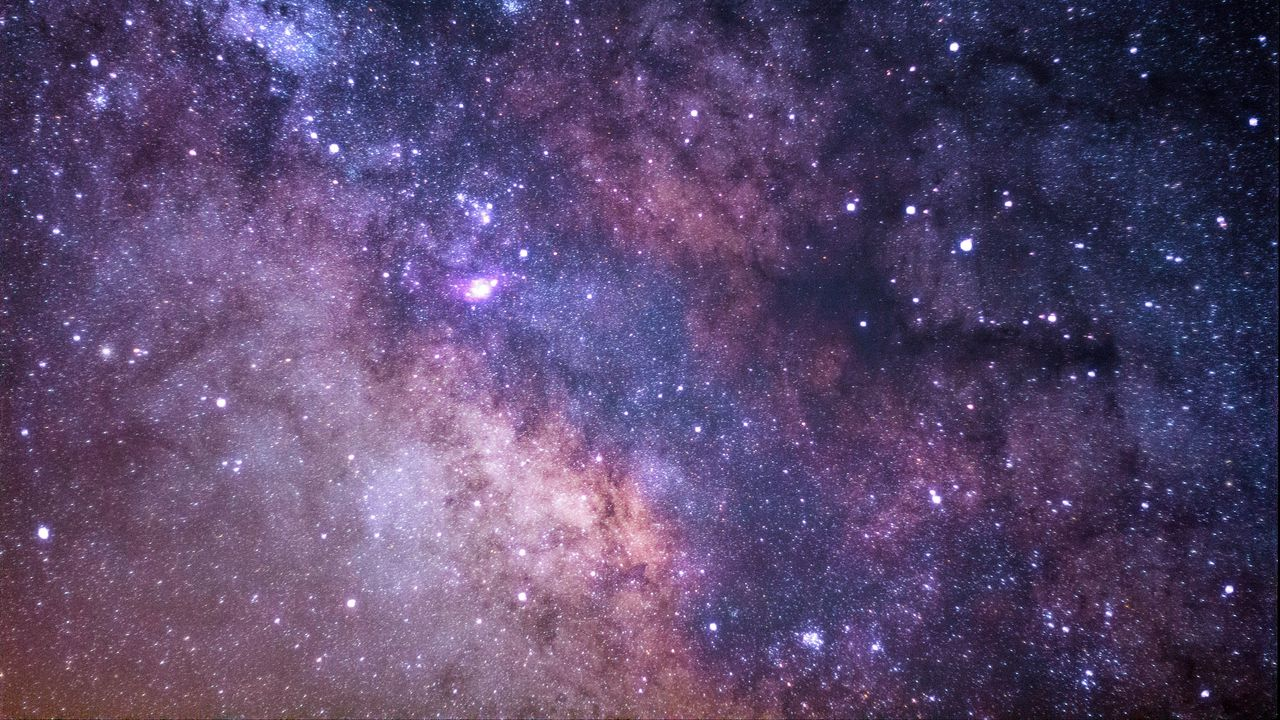
#> input picture src/OpenCV/project1/space.jpeg, 1280 x 720 px
$ python chromakeying7.py
#> lines starting #> are read from the running program, lines starting #| are printed output that depends on the picture; after the words box and inside, x2 and y2 are one past the last pixel; in counts of white or black regions, pixels touching at a corner belong together; pictures that were not available may be replaced by others from this repository, and a replacement may not be noted
'''
Instructions:

1 - Select the input_video and define the output_video [in __main__]
2 - Select the background [in __main__]
3 - Execute this script
4 - Select a square patch (click and maintain, draw rectangle, then release)
5 - Adjust the slider for the tolerance.
6 - Press y to launch.

'''

import cv2
import numpy as np

### Helpers
def mean_hue(image):
    return int(np.mean(cv2.cvtColor(image, cv2.COLOR_BGR2HSV)[:, :, 0]))

def transform(image, mean_color, tolerance_threshold):
    pass

### Callback functions
def color_patch_selector(action, x, y, flags, userdata):

    # Referencing global variables
    global mean_color, dummy, topleft, bottomright

    # Action to be taken when left mouse button is pressed
    if action==cv2.EVENT_LBUTTONDOWN:
        topleft = (x,y)
        # Mark the vertex
        cv2.circle(source, topleft, 1, (255, 0, 0), 2, cv2.LINE_AA)
        cv2.imshow("Patch selection", source)

    # Action to be taken when left mouse button is released
    elif action==cv2.EVENT_LBUTTONUP:
        bottomright = (x,y)
        # Mark the vertex
        cv2.circle(source, bottomright, 1, (255, 0, 0), 2, cv2.LINE_AA)

        # Draw selected patch
        cv2.rectangle(source, topleft, bottomright, (255, 0, 0), 2, cv2.LINE_AA)
        cv2.imshow("Patch selection", source)

        # Get the mean hue value of the selected patch
        patch = dummy[topleft[1]:bottomright[1], topleft[0]:bottomright[0]]
        mean_color = mean_hue(patch)

def hue_tolerance(*args):
    global tolerance
    tolerance = args[0]

if __name__ == "__main__":
    # I/O
    input_video = "greenscreen-asteroid.mp4"
    output_video = "background-asteroid.mp4"

    # Video Init
    cap = cv2.VideoCapture(input_video)
    w = int(cap.get(cv2.CAP_PROP_FRAME_WIDTH))
    h = int(cap.get(cv2.CAP_PROP_FRAME_HEIGHT))
    out = cv2.VideoWriter(output_video,cv2.VideoWriter_fourcc('M','J','P','G'), 20, (w, h))

    # Background
    background = cv2.imread("space.jpeg")
#> background is the input picture: shape (720, 1280, 3); mean B, G, R 110.4, 72.4, 90.2
    background = cv2.resize(background, dsize=(w, h), interpolation=cv2.INTER_AREA)
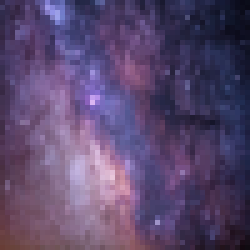
#> background: shape (50, 50, 3) (shown 5 times larger); mean B, G, R 110.4, 72.4, 90.2

    cv2.namedWindow("Patch selection", flags=cv2.WINDOW_NORMAL)
    instructions = "Select a square, adjust the tolerance then press y to confirm."

    # Callback parameters
    mean_color = 90 # middle of green hue value, initalization
    trackbar_name = "Tolerance value."
    tolerance = 1
    scale = 30

    # Frame from which to select the background
    _, source = cap.read()
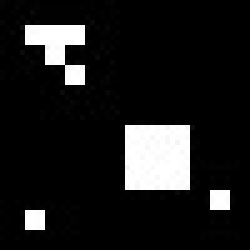
#> input picture frame 2 of src/OpenCV/week3/4-morphingFromScratch/dilationScratch.avi, 50 x 50 px, given in place of greenscreen-asteroid.mp4, which was not available (shown 5 times larger)
#> source is the input picture: shape (50, 50, 3); min 0, max 255, mean 28.9
    dummy = source.copy()

    # Setting callbacks
    cv2.setMouseCallback("Patch selection", color_patch_selector)
    cv2.createTrackbar(trackbar_name, "Patch selection", tolerance, scale, hue_tolerance)

    k = 0
    cv2.putText(source, instructions, (5, 20), cv2.FONT_HERSHEY_SIMPLEX, 0.8,
                (0, 0, 255), 2)
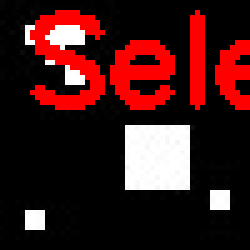
#> source: shape (50, 50, 3) (shown 5 times larger); 15.24% of pixels changed, all inside (x1, y1, x2, y2) = (6, 2, 50, 22)
    cv2.imshow("Patch selection", source)
    while k != ord("y") :
        # Here to exit
        k = cv2.waitKey(20) & 0xFF
#> (key Esc is pressed here)

    cv2.destroyWindow("Patch selection")

    cv2.namedWindow("Display", flags=cv2.WINDOW_NORMAL)
    while True:
        ret, frame = cap.read()
        if not ret:
            break

        hsv = cv2.cvtColor(frame, cv2.COLOR_BGR2HSV)

        # Upper-bound and lower bound for hue value
        lower_bound = (mean_color - tolerance, 120, 70)
        upper_bound = (mean_color + tolerance, 255, 255)

        # Replacing the background
        mask = cv2.inRange(hsv, lower_bound, upper_bound) # add morph. closing
        not_mask = cv2.bitwise_not(mask)
        mask = cv2.merge((mask, mask, mask))
        not_mask = cv2.merge((not_mask, not_mask, not_mask))

        fore = cv2.bitwise_and(frame, not_mask)
        back = cv2.bitwise_and(background, mask)
        result = cv2.add(fore, back)

        # Show
        cv2.imshow("Display", result)
        cv2.waitKey(10)

        # Writing video
        out.write(result)

    # Clean-up
    cv2.destroyWindow("Display")
    cap.release()
    out.release()
